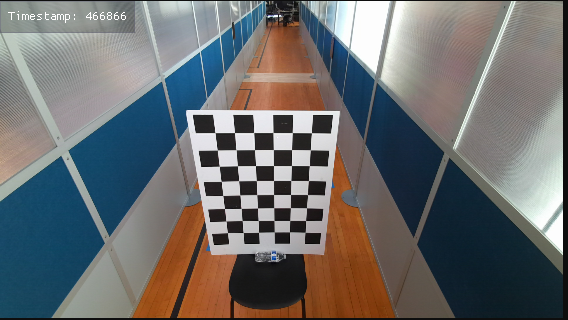
//> input picture homography_trial/homography/chessboard_images/upright.png, 568 x 320 px
$ ./eigenHomography   (built with g++ and OpenCV 4)
//> lines starting //> are read from the running program, lines starting //| are printed output that depends on the picture
#include "SKConfig.h"
#include "SKWrapper.h"

#include <k4a/k4a.hpp>

#include <opencv2/opencv.hpp>

#include <Eigen/Geometry>
#include <Eigen/Dense>
#include <Eigen/Core>

#include <ceres/ceres.h>
#include <ceres/rotation.h>
#include <glog/logging.h>

#include <random>
#include <vector>
#include <cmath>

#include <unistd.h>

using namespace std;


Eigen::MatrixXd getCameraIntrinsicMatrix() {
    try {
        k4a::device device = k4a::device::open(K4A_DEVICE_DEFAULT);
        k4a::calibration calibration = device.get_calibration(K4A_DEPTH_MODE_NFOV_UNBINNED, K4A_COLOR_RESOLUTION_1080P);

        const k4a_calibration_intrinsic_parameters_t::_param &i = calibration.color_camera_calibration.intrinsics.parameters.param;
        Eigen::MatrixXd camera_matrix(3, 3);
        camera_matrix << i.fx, 0, i.cx,
                         0, i.fy, i.cy,
                         0, 0, 1;

        device.close();
        return camera_matrix;
    } catch (const std::exception& e) {
        std::cerr << "Failed to open device or get calibration: " << e.what() << std::endl;
        return Eigen::MatrixXd::Zero(3, 3);
    }
}


Eigen::MatrixXd cvToEigen(vector<cv::Point2d> cvVec) {
Eigen::MatrixXd matrix (3, 48);

for (size_t i = 0; i < cvVec.size(); i++) {
    matrix(0, i) = cvVec[i].x;
    matrix(1, i) = cvVec[i].y;
    matrix(2, i) = 1.0;
}
return matrix;
}

// [9 lines left out: function eigenToCv, not called in this run]

//Generates a model chessboard of dimension numInternalRows by numInternalCols
//We assume the chessboard in picture is oriented normally so we generate
//points starting from the top left to the bottom right
Eigen::MatrixXd generateModelChessboard(int rows, int cols, double width) {
    double xOffset = (double)rows * width;
    double yOffset = (double)cols * width;
    xOffset = -xOffset / 2.0;
    yOffset = -yOffset / 2.0;
    Eigen::MatrixXd modelCB(3,rows*cols);
    for (int i = 0; i < rows; ++i) {
        for (int j = 0; j < cols; ++j) {
                modelCB(0, i * cols + j) = xOffset + (double) j * width;
                modelCB(1, i * cols + j) = yOffset + (double) i * width;
                modelCB(2, i * cols + j) = 1.0;
        }
    }

    return modelCB;
}

// [58 lines left out: functions roundNums, printMatrix, generateRandomTransform, computeHomographyFromTransform, not called in this run]

//these points should be cartesian
Eigen::MatrixXd constructMatrixA(Eigen::MatrixXd srcPts, Eigen::MatrixXd dsPts) {
    Eigen::MatrixXd A(srcPts.cols() * 2, 9);

    for (int i = 0; i < srcPts.cols(); i++) {
        double x1 = srcPts(0,i);
        double y1 = srcPts(1,i);
        double x2 = dsPts(0,i);
        double y2 = dsPts(1,i);

        A.row(i * 2) << x1, y1, 1, 0, 0, 0, -1 * x1 * x2, -1 * y1 * x2, -1 * x2; //constructing rows according to algorithm
        A.row(i * 2 + 1) << 0, 0, 0, x1, y1, 1, -1 * y2 * x1, -1 * y2 * y1, -1 * y2;
    }

    return A;

}

Eigen::MatrixXd computeHomography(Eigen::MatrixXd srcPts, Eigen::MatrixXd dsPts) {
    Eigen::MatrixXd A = constructMatrixA(srcPts, dsPts);

    Eigen::JacobiSVD<Eigen::MatrixXd> svd(A, Eigen::ComputeFullV);
    Eigen::VectorXd singularValues = svd.singularValues();
    double smallestSingularVal = singularValues[singularValues.size() - 1];
    Eigen::MatrixXd V = svd.matrixV();
    Eigen::VectorXd h = V.col(V.cols() - 1);
    Eigen::MatrixXd outH(3,3);
    for (int i = 0; i < 3; i++) {
        for (int j = 0; j < 3; j++) {
           outH(i, j) = h(i * 3 + j);
        }
    }

    outH /= outH(2,2); //normalize bottom right corner to 1

    return outH;
}

//gets a rigid transform given a homography and camera intrinsic matrix
// [49 lines left out: functions getRigidTransform, makeCorrespondences, not called in this run]

Eigen::MatrixXd cartToHom(Eigen::MatrixXd srcPts) {
    Eigen::MatrixXd dstPts(srcPts.rows() + 1, srcPts.cols());
    dstPts.block(0,0,srcPts.rows(), srcPts.cols()) = srcPts;
    for(int i = 0; i < srcPts.cols(); i++) {
        dstPts(srcPts.rows(), i) = 1;
    }
    return dstPts;
}

Eigen::MatrixXd zeroPadLastRow(Eigen::MatrixXd srcPts) {
    Eigen::MatrixXd dstPts(srcPts.rows() + 1, srcPts.cols());
    dstPts.block(0,0,srcPts.rows(), srcPts.cols()) = srcPts;
    for(int i = 0; i < srcPts.cols(); i++) {
        dstPts(srcPts.rows(), i) = 0;
    }
    return dstPts;
}

// [30 lines of commented-out code are left out]

template<typename T>
Eigen::Matrix<T, Eigen::Dynamic, Eigen::Dynamic> homToCart(
    Eigen::Matrix<T, Eigen::Dynamic, Eigen::Dynamic> srcPts) {
    Eigen::Matrix<T, Eigen::Dynamic, Eigen::Dynamic> dstPts(srcPts.rows() - 1, srcPts.cols());
    for(int i = 0; i < srcPts.rows() - 1; i++)
        dstPts.row(i) = srcPts.row(i).array() / srcPts.row(srcPts.rows() - 1).array();
    return dstPts;
}

struct ZhangsOptimization {
    Eigen::Matrix<double, 2, Eigen::Dynamic> _imagePoints;
    Eigen::Matrix<double, 4, Eigen::Dynamic> _modelPoints;
    Eigen::Matrix<double, 3, 3> _cameraIntrinsics;

    // [6 lines left out: function ZhangsOptimization, not called in this run]

    template<typename T>
    bool operator()(const T* const transform, T* residuals) const {
        Eigen::Quaternion<T> quat(transform[0], transform[1], transform[2], transform[3]);
        Eigen::Matrix<T, 3, 3> R = quat.toRotationMatrix();
        Eigen::Matrix<T, 3, 4> extrinsic;
        extrinsic << R, Eigen::Matrix<T, 3, 1>(transform[4], transform[5], transform[6]);
        Eigen::Matrix<T, 3, 3> cameraIntrinsicsT = _cameraIntrinsics.template cast<T>();
        for (int i = 0; i < _modelPoints.cols(); ++i) {
            Eigen::Matrix<T, 4, 1> modelPoint = _modelPoints.col(i).template cast<T>();
            Eigen::Matrix<T, 3, 1> projectedPoint = cameraIntrinsicsT * (extrinsic * modelPoint); // 3x3 times (3x4 times 4x1) = 3x1
            projectedPoint /= projectedPoint(2, 0); // Convert from homogeneous to Cartesian coordinates
            //cout << "Projected point = " << projectedPoint << endl;
            int idx = i * 2; // 2 residuals per point (x, y)
            residuals[idx] = projectedPoint(0) - T(_imagePoints(0, i));
            residuals[idx + 1] = projectedPoint(1) - T(_imagePoints(1, i));
        }
        return true;
    }
};

// [101 lines left out: functions optimizeHomography, testOnRandomTransforms, not called in this run]

// [21 lines of commented-out code are left out]

void addPoints(std::vector<cv::Point>& points, const std::vector<cv::Point>& newPoints);
cv::Mat createBlankImageWithPoints(const std::vector<cv::Point>& points, const cv::Size& imageSize);
void displayImage(const cv::Mat& image, const std::string& windowName);

void addPoints(std::vector<cv::Point>& points, const std::vector<cv::Point>& newPoints) {
    points.insert(points.end(), newPoints.begin(), newPoints.end());
}

// [12 lines left out: functions createBlankImageWithPoints, displayImage, not called in this run]

void testOnImageData() {
    cv::Mat cvImg = cv::imread("./chessboard_images/upright.png");
//> cvImg is the input picture: 320 rows x 568 cols, CV_8UC3; mean B, G, R 109, 108.8, 107.9
    cv::Mat grayImg;
    cv::cvtColor(cvImg, grayImg, cv::COLOR_BGR2GRAY);
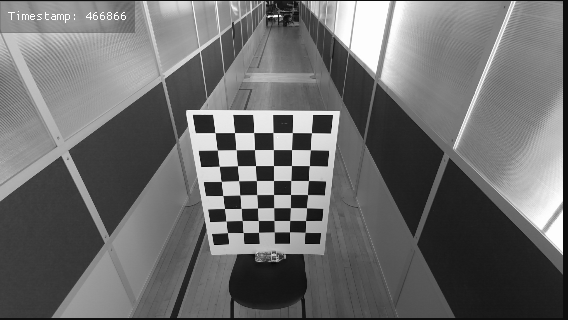
//> grayImg: 320 rows x 568 cols, CV_8UC1; min 3, max 255, mean 108.6
    cv::Size numCorners(8, 6);
    int numCornersX = 8;
    int numCornersY = 6;

    vector<cv::Point2f> cornersF;
    cv::findChessboardCorners(grayImg, numCorners, cornersF);
//> cornersF = 48 Points (x, y), first 12: [227.6, 232.6], [225.9, 221], [224.5, 208.5], [222.7, 195.5], [221.4, 181.4], [219.4, 166.3], [217.5, 150], [214.9, 132.6], [243.3, 232.5], [242.3, 220.5], [241.2, 208.4], [239.7, 195]
    vector<cv::Point2d> corners;
    corners.reserve(cornersF.size());

    //convert float corners (from openCV) to double corners
    transform(cornersF.begin(), cornersF.end(), back_inserter(corners), [](const cv::Point2f& pt) -> cv::Point2d {
        return cv::Point2d(pt.x, pt.y);
    });
//> corners has the same summary as cornersF

    Eigen::MatrixXd eigenCorners(3, corners.size());
    eigenCorners = cvToEigen(corners);
//> the loop in cvToEigen, `for (size_t i = 0; i < cvVec.size(); i++)` made 48 passes

    Eigen::MatrixXd modelPoints = generateModelChessboard(8, 6, 1.0);
    Eigen::MatrixXd H = computeHomography(modelPoints, eigenCorners);
//> the loop in constructMatrixA, `for (int i = 0; i < srcPts.cols(); i++)` made 48 passes
//> (x1, y1, x2, y2) on passes 1 to 12: (-4, -3, 227.6, 232.6), (-3, -3, 225.9, 221), (-2, -3, 224.5, 208.5), (-1, -3, 222.7, 195.5), (0, -3, 221.4, 181.4), (1, -3, 219.4, 166.3), (-4, -2, 217.5, 150), (-3, -2, 215, 132.6), (-2, -2, 243.3, 232.5), (-1, -2, 242.3, 220.5), (0, -2, 241.2, 208.4), (1, -2, 239.7, 195)
//> in computeHomography, `double smallestSingularVal = singularValues[singularValues.size() - 1];`: smallestSingularVal = 0.56


    assert(modelPoints.rows() == eigenCorners.rows() && modelPoints.cols() == eigenCorners.cols());

    modelPoints = homToCart(modelPoints); //chop off W row of 1.0
//> the loop in homToCart, `for(int i = 0; i < srcPts.rows() - 1; i++)` made 2 passes
    modelPoints = zeroPadLastRow(modelPoints); //add row of 0s as the Z coordinates
//> the loop in zeroPadLastRow, `for(int i = 0; i < srcPts.cols(); i++)` made 48 passes
    modelPoints = cartToHom(modelPoints); //add W row of 1.0 back.
//> the loop in cartToHom, `for(int i = 0; i < srcPts.cols(); i++)` made 48 passes

    eigenCorners = homToCart(eigenCorners); //make image points 2d cartesian
//> the loop in homToCart (call 2), `for(int i = 0; i < srcPts.rows() - 1; i++)` made 2 passes

    Eigen::Matrix<double, 3, 3> A = getCameraIntrinsicMatrix(); //must be plugged into camera

    Eigen::Matrix<double, 7, 1> rt = getRigidTransform(H, A);


    //rigidTransform = the actual rigidTransform
    cout << "Old RT" << endl << rt << endl;
    rt = optimizeHomography(eigenCorners, modelPoints, A, rt);
    cout << "NEw RT" << endl << rt << endl;
    Eigen::Quaterniond quat(rt[0], rt[1], rt[2], rt[3]); //w, x, y, z
    Eigen::Vector3d translation(rt[4], rt[5], rt[6]);
    Eigen::Matrix3d rot = quat.toRotationMatrix();
    Eigen::Matrix4d rigidTransform = Eigen::Matrix4d::Identity();
    rigidTransform.block<3,3>(0,0) = rot; // Top-left 3x3 block is the rotation matrix
    rigidTransform.block<3,1>(0,3) = translation; // Top-right 3x1 block is the translation vector
    // The last row is already [0, 0, 0, 1] due to the initialization with Identity()

    //cout << "Projected points: " << endl;
    Eigen::MatrixXd projectedCorners = (rigidTransform * modelPoints);
    projectedCorners = homToCart(projectedCorners);
    projectedCorners = A * projectedCorners;
    // [11 lines of commented-out code are left out]
    const vector<cv::Point2d> cvCorners = eigenToCv(eigenCorners);
    const vector<cv::Point2d> cvProjections = eigenToCv(projectedCorners);
    // Placeholder for image size - replace with actual image loading if necessary
    cv::Size imageSize(1920, 1080); // Assuming a 500x500 image size for demonstration

    cv::Mat imageWithPoints = createBlankImageWithPoints(cvCorners, imageSize);
    cv::Mat projectedImage = createBlankImageWithPoints(cvProjections, imageSize);
    displayImage(imageWithPoints, "Image Points");
    displayImage(projectedImage, "Projected Points");


    // [6 lines of commented-out code are left out]
}

// [40 lines of commented-out code are left out]


int main() {


    //testOnRandomTransforms();
//> (the run ends here: the program needs code that is not available in this run, at `k4a::device device = k4a::device::open(K4A_DEVICE_DEFAULT);`)

$ run again, with homography_trial/homography/chessboard_images/far.png copied over homography_trial/homography/chessboard_images/upright.png
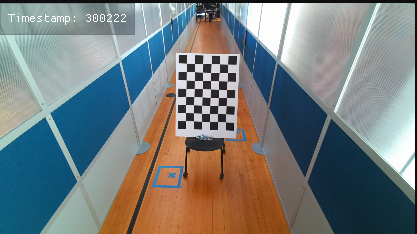
//> input picture homography_trial/homography/chessboard_images/far.png, 417 x 234 px
//> in testOnImageData, cvImg is the input picture: 234 rows x 417 cols, CV_8UC3; mean B, G, R 125.5, 125.9, 119.4
//> in testOnImageData, `cv::cvtColor(cvImg, grayImg, cv::COLOR_BGR2GRAY);`:
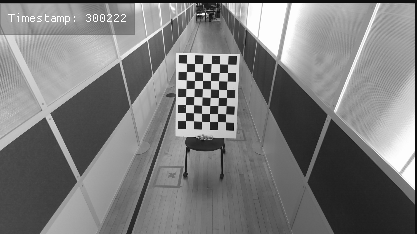
//> grayImg: 234 rows x 417 cols, CV_8UC1; min 7, max 255, mean 123.9
//> cornersF = 48 Points (x, y), first 12: [185.5, 120.5], [185.5, 112.5], [185.5, 104.5], [185.6, 96.49], [185.9, 88.52], [186.3, 79.97], [186.5, 71.48], [186.5, 63.38], [193.5, 120.7], [193.4, 112.7], [193.5, 104.6], [193.8, 96.51]
//> corners has the same summary as cornersF
//> the loop in cvToEigen, `for (size_t i = 0; i < cvVec.size(); i++)` made 48 passes
//> the loop in constructMatrixA, `for (int i = 0; i < srcPts.cols(); i++)` made 48 passes
//> (x1, y1, x2, y2) on passes 1 to 8: (-4, -3, 185.5, 120.5), (-3, -3, 185.5, 112.5), (-2, -3, 185.5, 104.5), (-1, -3, 185.6, 96.49), (0, -3, 185.9, 88.52), (1, -3, 186.3, 79.97), (-4, -2, 186.5, 71.48), (-3, -2, 186.5, 63.38)
//> smallestSingularVal = 0.441
//> the loop in homToCart, `for(int i = 0; i < srcPts.rows() - 1; i++)` made 2 passes
//> the loop in zeroPadLastRow, `for(int i = 0; i < srcPts.cols(); i++)` made 48 passes
//> the loop in cartToHom, `for(int i = 0; i < srcPts.cols(); i++)` made 48 passes
//> the loop in homToCart (call 2), `for(int i = 0; i < srcPts.rows() - 1; i++)` made 2 passes

$ run again, with homography_trial/homography/chessboard_images/tilt.png copied over homography_trial/homography/chessboard_images/upright.png
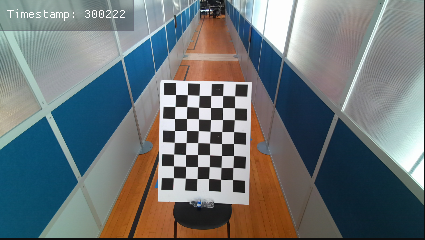
//> input picture homography_trial/homography/chessboard_images/tilt.png, 425 x 240 px
//> in testOnImageData, cvImg is the input picture: 240 rows x 425 cols, CV_8UC3; mean B, G, R 118.1, 116.4, 108.5
//> in testOnImageData, `cv::cvtColor(cvImg, grayImg, cv::COLOR_BGR2GRAY);`:
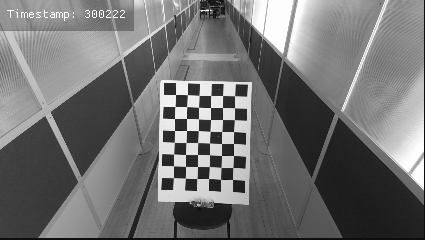
//> grayImg: 240 rows x 425 cols, CV_8UC1; min 11, max 255, mean 114.2
//> cornersF = 48 Points (x, y), first 12: [173.4, 177.6], [173.5, 165.8], [173.6, 154.1], [174.4, 142.4], [174.5, 130.5], [174.5, 118.5], [175, 106.5], [175.5, 94.51], [185.4, 178.2], [185.5, 166.4], [185.5, 154.5], [186, 142.5]
//> corners has the same summary as cornersF
//> the loop in cvToEigen, `for (size_t i = 0; i < cvVec.size(); i++)` made 48 passes
//> the loop in constructMatrixA, `for (int i = 0; i < srcPts.cols(); i++)` made 48 passes
//> (x1, y1, x2, y2) on passes 1 to 8: (-4, -3, 173.5, 177.6), (-3, -3, 173.5, 165.8), (-2, -3, 173.6, 154.1), (-1, -3, 174.4, 142.4), (0, -3, 174.5, 130.5), (1, -3, 174.5, 118.5), (-4, -2, 175, 106.5), (-3, -2, 175.5, 94.51)
//> smallestSingularVal = 0.588
//> the loop in homToCart, `for(int i = 0; i < srcPts.rows() - 1; i++)` made 2 passes
//> the loop in zeroPadLastRow, `for(int i = 0; i < srcPts.cols(); i++)` made 48 passes
//> the loop in cartToHom, `for(int i = 0; i < srcPts.cols(); i++)` made 48 passes
//> the loop in homToCart (call 2), `for(int i = 0; i < srcPts.rows() - 1; i++)` made 2 passes
